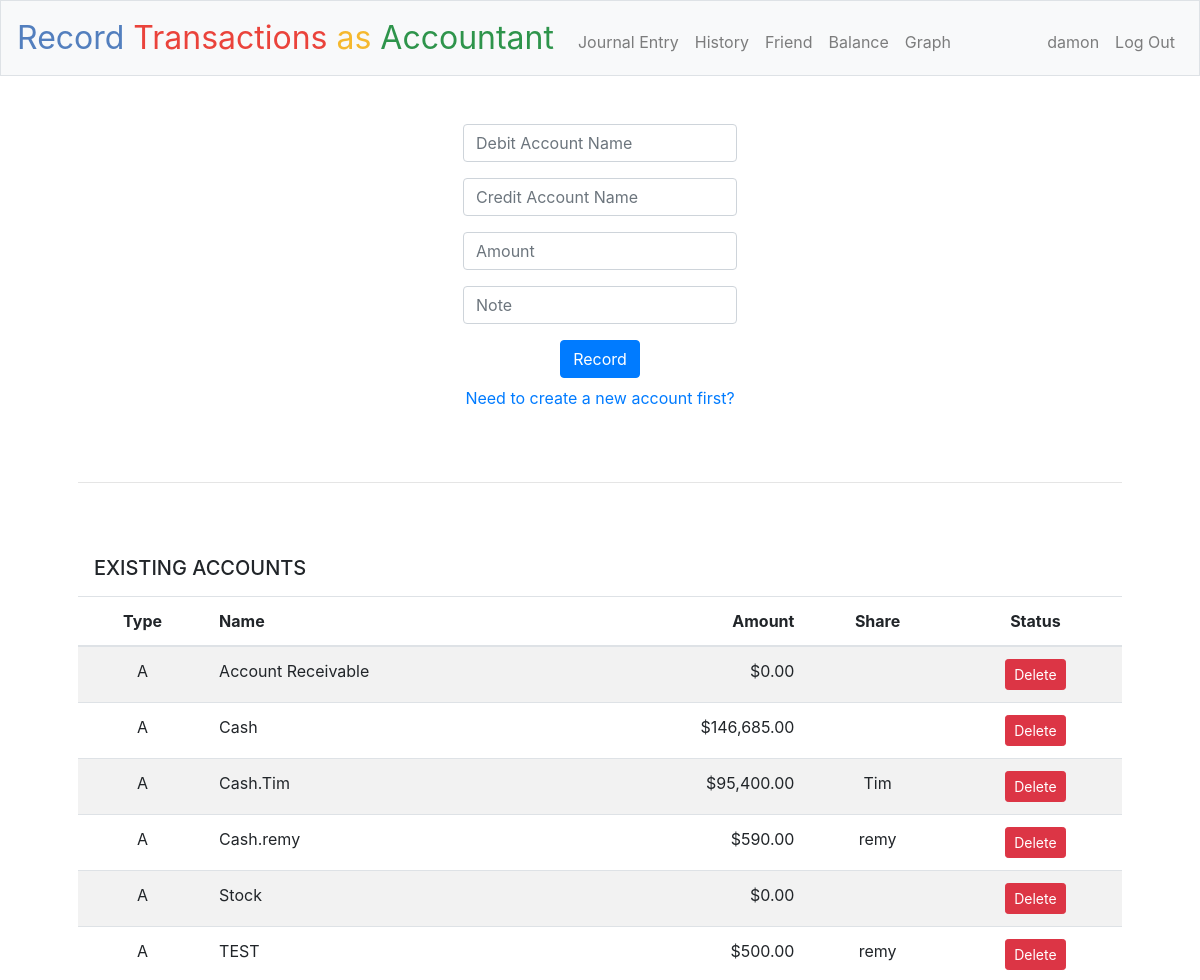
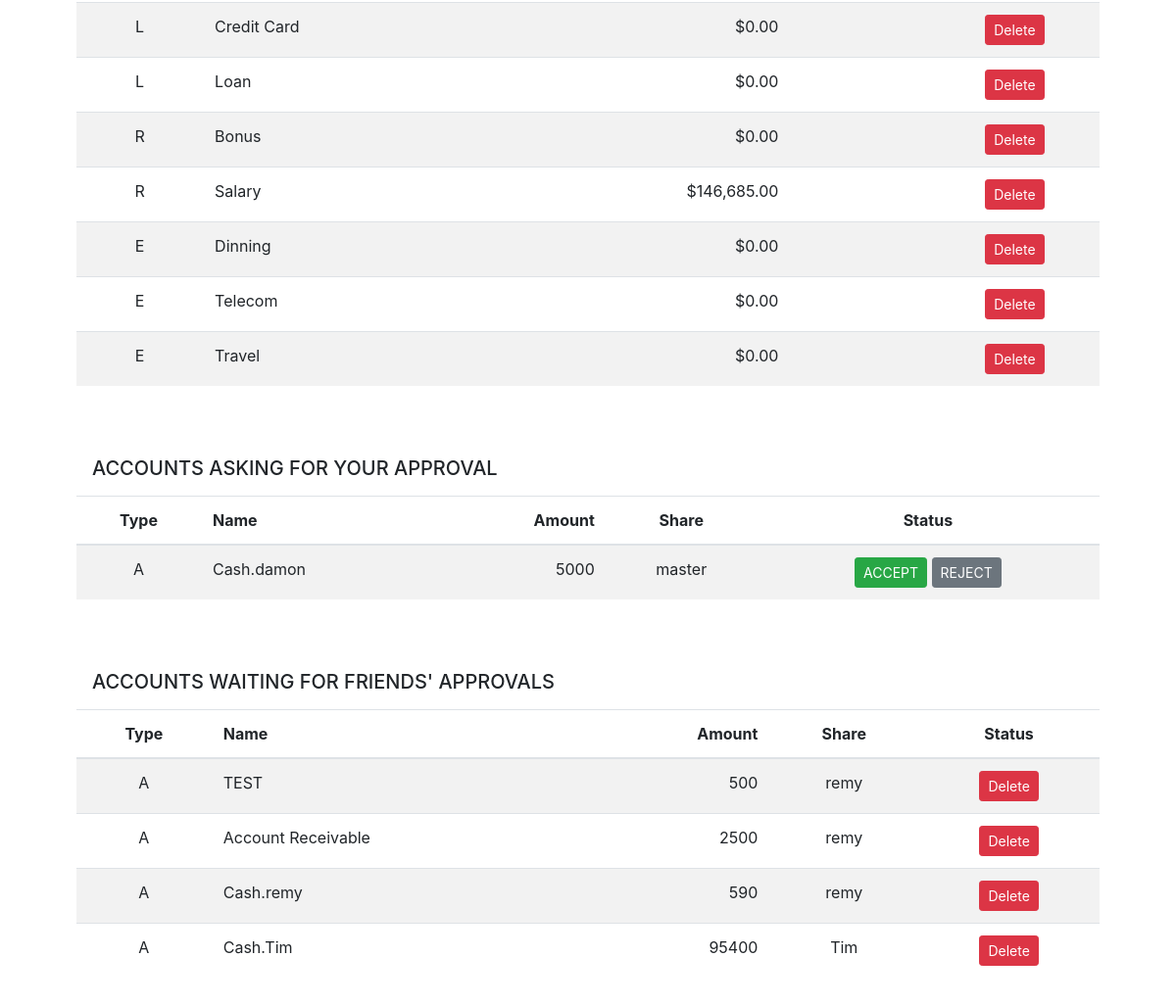
Before: /journalentry (signed in) with the older database file (2 pictures, top to bottom).
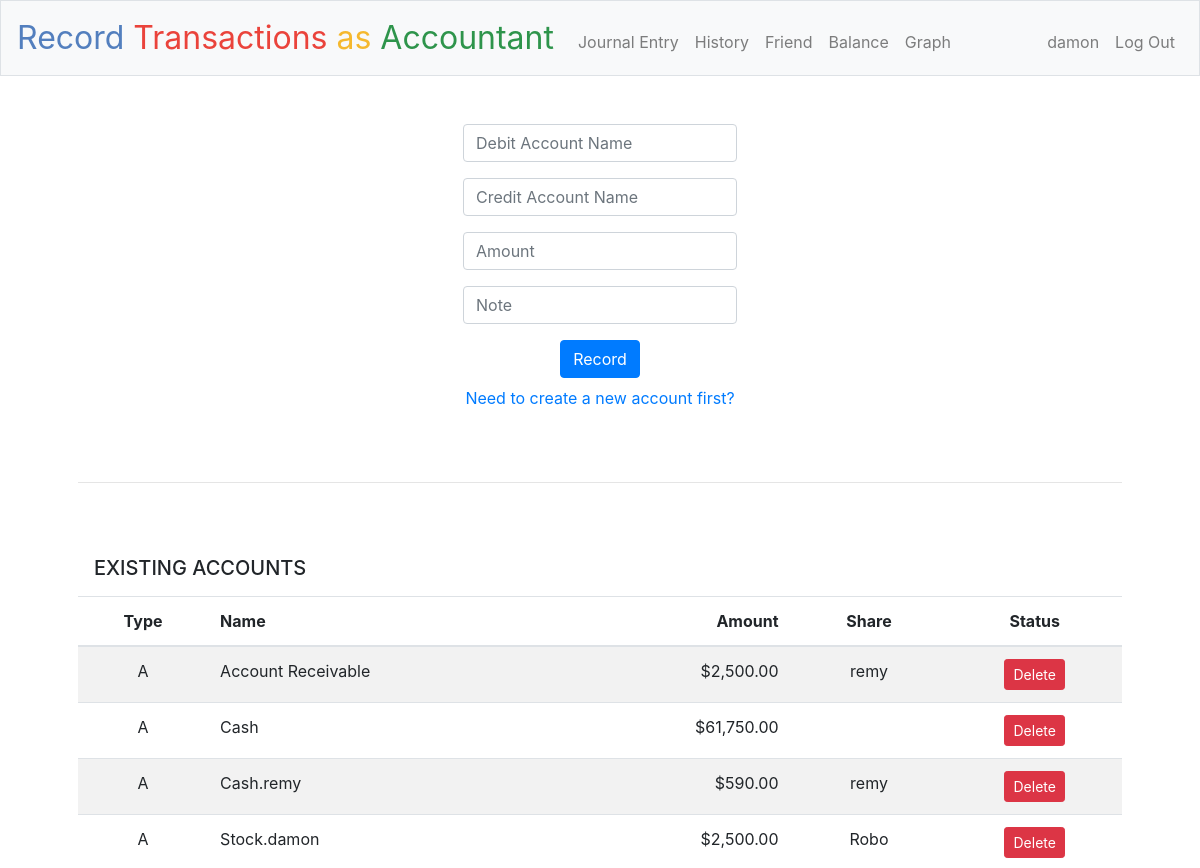
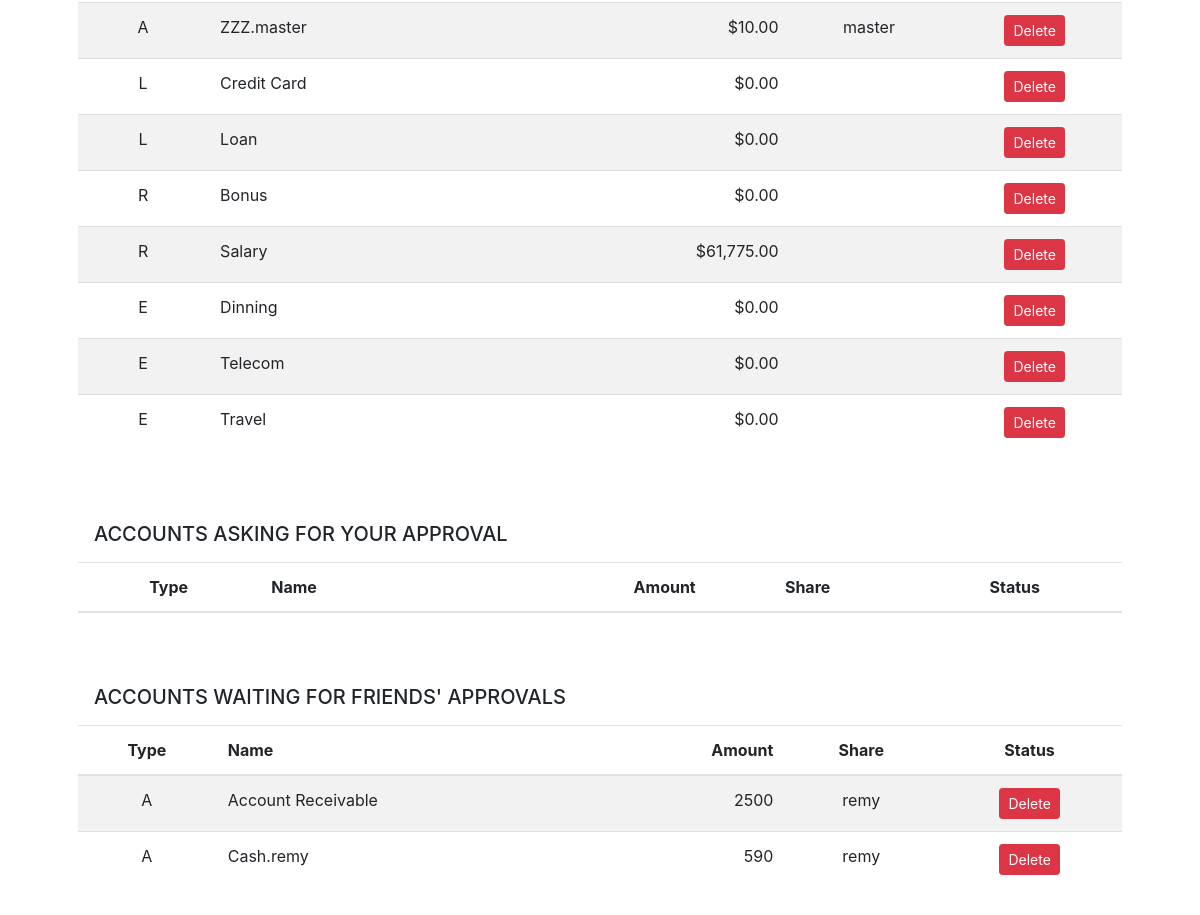
After: the same page with the newer database file (2 pictures, top to bottom).
### tables this page shows
CREATE TABLE account (
    id integer primary KEY,
    user_id integer not null,
    type text not null,
    name text not null,
    share text,
    sharestatus text,
    note text,
    initial numeric default 0,
    amount numeric default 0,
    FOREIGN KEY(user_id) REFERENCES users(id)
);

CREATE TABLE users (id INTEGER, username TEXT NOT NULL UNIQUE, hash TEXT NOT NULL, PRIMARY KEY(id));

### application.py (the view)
@app.route("/journalentry", methods=["GET", "POST"])
@login_required
def journalentry():
    if request.method == "POST":
        find_missing_errors = is_provided("debit") or is_provided("credit") or is_provided("amount")
        if find_missing_errors:
            return find_missing_errors
        elif not request.form.get("amount").isdigit():
            return apology("invalid amount, please enter 0-9")
        debit = request.form.get("debit")
        credit = request.form.get("credit")
        amount = int(request.form.get("amount"))
        note = request.form.get("note")
        rows_debit = db.execute("SELECT type, name, amount FROM account WHERE name = :debit and user_id=:user_id",
                         user_id=session["user_id"],
                         debit=debit
                         )
        rows_credit = db.execute("SELECT type, name, amount FROM account WHERE name = :credit and user_id=:user_id",
                         user_id=session["user_id"],
                         credit=credit
                         )
        print("使用者會計科目資料庫搜尋結果")
        print(rows_debit, rows_credit)
        if len(rows_debit) != 1:
            flash("please add new debit account")
            return render_template("add_account.html")
        if len(rows_credit) != 1:
            flash("please add new credit account")
            return render_template("add_account.html")
        debittype = rows_debit[0]["type"]
        debitamount = rows_debit[0]['amount']
        credittype = rows_credit[0]["type"]
        creditamount = rows_credit[0]['amount']
        if debittype == "A" or debittype == "E":
            updated_debitamount = debitamount + amount
        else:
            updated_debitamount = debitamount - amount
        if updated_debitamount < 0:
            return apology("debit account cannot be negative")
        if credittype == "A" or credittype == "E":
            updated_creditamount = creditamount - amount
        else:
            updated_creditamount = creditamount + amount
        if updated_creditamount < 0:
            return apology("credit account cannot be negative")
        db.execute("UPDATE account SET amount = :updated_debitamount WHERE name = :debit and user_id=:user_id",
                debit=debit,
                updated_debitamount=updated_debitamount,
                user_id=session["user_id"])
        db.execute("UPDATE account SET amount = :updated_creditamount WHERE name = :credit and user_id=:user_id",
                credit=credit,
                updated_creditamount=updated_creditamount,
                user_id=session["user_id"])
        print("\n")
        print("------Now Running jornalentry() 更新會計科目資料庫餘額------")
        print("更新借方金額 {rows_debit}: {updated_debitamount}".format(rows_debit=rows_debit, updated_debitamount=updated_debitamount))
        print("更新貸方金額 {rows_credit}: {updated_creditamount}".format(rows_credit=rows_credit, updated_creditamount=updated_creditamount))
        db.execute("""
            INSERT INTO transactions
                (user_id, debit, credit, amount, note)
            VALUES (:user_id, :debit, :credit, :amount, :note)
            """,
                user_id = session["user_id"],
                debit = debit,
                credit = credit,
                amount = amount,
                note = note
            )
        flash("You are a Good Accountant!")
        print("\n")
        print("------Now Running jornalentry() 成功加入歷史交易分錄------")
        return redirect("/history")
    else:
        A_balances, L_balances, R_balances, E_balances, balance, profit = allaccount_ge0()
        wait_approvalaccounts  = db.execute("""SELECT account.id, account.user_id, users.username, account.type, account.name, account.share, account.sharestatus, account.amount, account.note
                                       FROM account
                                       JOIN users
                                       ON users.id=account.user_id
                                       WHERE account.user_id=:user_id and account.sharestatus=:sharestatus""",
                                       user_id=session["user_id"],
                                       sharestatus="Wait for approval")
        ask_approvalaccounts  = db.execute("""SELECT account.id, account.user_id, users.username, account.type, account.name, account.share, account.sharestatus, account.amount, account.note
                                       FROM account
                                       JOIN users
                                       ON users.id=account.user_id
                                       WHERE account.share=:share and account.sharestatus=:sharestatus""",
                                       share=session["user_name"],
                                       sharestatus="Wait for approval")
        print("\n")
        print("------列印出所有要求授權的會計科目------")
        for ask_approvalaccount in ask_approvalaccounts:
            print(ask_approvalaccount)
        print("\n")
        print("------列印出所有請求授權的會計科目------")
        for wait_approvalaccount in wait_approvalaccounts:
            print(wait_approvalaccount)
        return render_template("journalentry.html", A_balances=A_balances, L_balances=L_balances, R_balances=R_balances, E_balances=E_balances, balance=balance, profit=profit, ask_approvalaccounts=ask_approvalaccounts, wait_approvalaccounts=wait_approvalaccounts)

### application.py (called while the page is built)
@app.after_request
def after_request(response):
    response.headers["Cache-Control"] = "no-cache, no-store, must-revalidate"
    response.headers["Expires"] = 0
    response.headers["Pragma"] = "no-cache"
    return response

def allaccount_ge0():
    rows = db.execute("""
        SELECT id, type, name, amount, note, share, sharestatus
        FROM account
        WHERE user_id = :user_id
        GROUP by name
        HAVING amount >=0;
    """, user_id=session["user_id"])
    A_balances, L_balances, R_balances, E_balances, balance, profit = accountformat(rows)
    return (A_balances, L_balances, R_balances, E_balances, balance, profit)

### helpers.py (called while the page is built, shortened)
def login_required(f):
    @wraps(f)
    def decorated_function(*args, **kwargs):
        if session.get("user_id") is None:
            return redirect("/login")
        return f(*args, **kwargs)
    return decorated_function

def usd(value):
    return f"${value:,.2f}"

### templates/journalentry.html (shortened to what the changed rows need)
{% extends "layout.html" %}
{% block main %}
    <form action="/deleteaccount" method="post">
        <br></br>
        <br></br>
        <div>
            <table class="table table-striped">
                <thead>
                    <tr>
                        <th>Type</th>
                        <th id="name">Name</th>
                        <th id="amount">Amount</th>
                        <th>Share</th>
                        <th>Status</th>
                    </tr>
                </thead>
                <tbody>
                    {% for A_balance in A_balances %}
                    <tr>
                        <td>{{A_balance["type"]}}</td>
                        <td id="name">{{A_balance["name"]}}</td>
                        <td id="amount">{{A_balance["amount"]}}</td>
                        <td>{{A_balance["share"]}}</td>
                        <td>
                            <button name = "delete" value = "{{A_balance["id"]}}" type="submit" class="btn btn-danger btn-sm">Delete</button>
                        </td>
                    </tr>
                    {% endfor %}
                    {% for L_balance in L_balances %}
                    <tr>
                        <td>{{L_balance["type"]}}</td>
                        <td id="name">{{L_balance["name"]}}</td>
                        <td id="amount">{{L_balance["amount"]}}</td>
                        <td>{{L_balance["share"]}}</td>
                        <td>
                            <button name = "delete" value = "{{L_balance["id"]}}" type="submit" class="btn btn-danger btn-sm">Delete</button>
                        </td>
                    </tr>
                    {% endfor %}
                    {% for R_balance in R_balances %}
                    <tr>
                        <td>{{R_balance["type"]}}</td>
                        <td id="name">{{R_balance["name"]}}</td>
                        <td id="amount">{{R_balance["amount"]}}</td>
                        <td>{{R_balance["share"]}}</td>
                        <td>
                            <button name = "delete" value = "{{R_balance["id"]}}" type="submit" class="btn btn-danger btn-sm">Delete</button>
                        </td>
                    </tr>
                    {% endfor %}
                    {% for E_balance in E_balances %}
                    <tr>
                        <td>{{E_balance["type"]}}</td>
                        <td id="name">{{E_balance["name"]}}</td>
                        <td id="amount" class="currency">{{E_balance["amount"]}}</td>
                        <td>{{E_balance["share"]}}</td>
                        <td>
                            <button name = "delete" value = "{{E_balance["id"]}}" type="submit" class="btn btn-danger btn-sm">Delete</button>
                        </td>
                    </tr>
                    {% endfor %}
                </tbody>
            </table>
        </div>
    </form>
    <br></br>
    <form action="/approvalornot" method="post">
        <div>
            <table class="table table-striped">
                <thead>
                    <tr>
                        <th>Type</th>
                        <th id="name">Name</th>
                        <th id="amount">Amount</th>
                        <th>Share</th>
                        <th>Status</th>
                    </tr>
                </thead>
                <tbody>
                    {% for ask_approvalaccount in ask_approvalaccounts %}
                    <tr>
                        <td>{{ask_approvalaccount["type"]}}</td>
                        <td id="name">{{ask_approvalaccount["name"]}}</td>
                        <td id="amount">{{ask_approvalaccount["amount"]}}</td>
                        <td>{{ask_approvalaccount["username"]}}</td>
                        <td>
                            <button name = "accept" value = "{{ask_approvalaccount}}" type="submit" class="btn btn-success btn-sm">ACCEPT</button>
                            <button name = "reject" value = "{{ask_approvalaccount}}" type="submit" class="btn btn-secondary btn-sm">REJECT</button>
                        </td>
                    </tr>
                    {% endfor %}
                </tbody>
            </table>
        </div>
    </form>
    <br></br>
    <form action="/deleteaccount" method="post">
        <div>
            <table class="table table-striped">
                <thead>
                    <tr>
                        <th>Type</th>
                        <th id="name">Name</th>
                        <th id="amount">Amount</th>
                        <th>Share</th>
                        <th>Status</th>
                    </tr>
                </thead>
                <tbody>
                    {% for wait_approvalaccount in wait_approvalaccounts %}
                    <tr>
                        <td>{{wait_approvalaccount["type"]}}</td>
                        <td id="name">{{wait_approvalaccount["name"]}}</td>
                        <td id="amount">{{wait_approvalaccount["amount"]}}</td>
                        <td>{{wait_approvalaccount["share"]}}</td>
                        <td>
                            <button name = "delete" value = "{{wait_approvalaccount["id"]}}" type="submit" class="btn btn-danger btn-sm">Delete</button>
                        </td>
                    </tr>
                    {% endfor %}
                </tbody>
            </table>
        </div>
    </form>
{% endblock %}

### templates/layout.html (shortened to what this page needs)
<!DOCTYPE html>
<html lang="en">
    <head>
        <link rel="stylesheet" href="https://cdn.jsdelivr.net/npm/bootstrap@4.5.3/dist/css/bootstrap.min.css">
        <link href="/static/styles.css" rel="stylesheet">
    </head>
    <body>
        <nav class="navbar navbar-expand-md navbar-light bg-light border">
            <a class="navbar-brand" href="/"><span class="blue">Record </span><span class="red">Transactions </span><span class="yellow">as </span><span class="green">Accountant</span> </a>
            <div class="collapse navbar-collapse" id="navbar">
                {% if session.user_id %}
                    <ul class="navbar-nav mr-auto mt-2">
                        <li class="nav-item"><a class="nav-link" href="/journalentry">Journal Entry</a></li>
                        <li class="nav-item"><a class="nav-link" href="/history">History</a></li>
                        <li class="nav-item"><a class="nav-link" href="/friend">Friend</a></li>
                        <li class="nav-item"><a class="nav-link" href="/balance">Balance</a></li>
                        <li class="nav-item"><a class="nav-link" href="/quote_bar">Graph</a></li>
                    </ul>
                    <ul class="navbar-nav ml-auto mt-2">
                        <li class="nav-item"><a class="nav-link">{{session.user_name}}</a></li>
                        <li class="nav-item"><a class="nav-link" href="/logout">Log Out</a></li>
                    </ul>
                {% else %}
                    <ul class="navbar-nav ml-auto mt-2">
                        <li class="nav-item"><a class="nav-link" href="/register">Register</a></li>
                        <li class="nav-item"><a class="nav-link" href="/login">Log In</a></li>
                    </ul>
                {% endif %}
            </div>
        </nav>
        <main class="container p-5">
            {% block main %}{% endblock %}
        </main>
    </body>
</html>

Changed rows visible on the page:
removed account: type "A", name "Account Receivable", amount "$0.00", {{ A_balance["id"] }} 3 (drawn), shown under "EXISTING ACCOUNTS"
removed account: type "A", name "Cash.Tim", amount "$95,400.00", share "Tim", {{ A_balance["id"] }} 18 (drawn), amount "95400", {{ wait_approvalaccount["id"] }} 18 (drawn)
removed account: type "A", name "Stock", amount "$0.00", {{ A_balance["id"] }} 4 (drawn), shown under "EXISTING ACCOUNTS"
removed account: type "A", name "TEST", amount "$500.00", share "remy", {{ A_balance["id"] }} 13 (drawn), amount "500", {{ wait_approvalaccount["id"] }} 13 (drawn)
no longer on this page (row edited): account: type "A", name "Cash.damon", amount "5000", username "master", shown under "ACCOUNTS ASKING FOR YOUR APPROVAL"
now on this page (row unchanged): users: user_name "damon"
now on one of the page's lists (row unchanged): account: type "A", name "Account Receivable", amount "$2,500.00", share "remy"
changed account "Cash": amount "$146,685.00" → "$61,750.00"
added account: type "A", name "Stock.damon", amount "$2,500.00", share "Robo", {{ A_balance["id"] }} 27 (drawn), shown under "EXISTING ACCOUNTS"
added account: type "A", name "ZZZ.master", amount "$10.00", share "master", {{ A_balance["id"] }} 28 (drawn), shown under "EXISTING ACCOUNTS"
changed account "Salary": amount "$146,685.00" → "$61,775.00"
Other visible differences:
{{ session.user_name }}: "damon" → (not shown)
